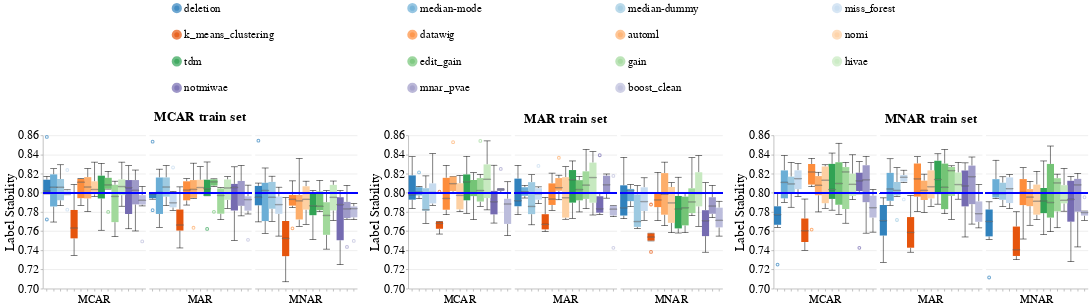

Notebook code cell kept with this figure:
### Code cell
create_box_plots_for_diff_imputers_v2(dataset_name=DATASET_NAME,
                                      model_name='rf_clf',
                                      metric_name='label_stability',
                                      db_client=db_client)

### Figure 1 — Vega-Lite specification as saved in the notebook (floating-point values rounded to 4 significant figures; data arrays with more than 128 entries replaced by an {"elided": "..."} marker saying what was removed)
{"config": {"view": {"continuousWidth": 400, "continuousHeight": 300, "stroke": null}, "axis": {"labelFontSize": 24, "labelFontWeight": "normal", "titleFontSize": 26, "titleFontWeight": "normal"}, "facet": {"spacing": 5}, "header": {"labelFontSize": 22, "labelOrient": "bottom", "labelPadding": 5, "titleFontSize": 26}, "legend": {"columns": 4, "direction": "horizontal", "labelFontSize": 22, "labelLimit": 400, "orient": "top", "symbolOffset": 250, "symbolStrokeWidth": 10, "titleAnchor": "middle", "titleFontSize": 24, "titleLimit": 300}, "title": {"fontSize": 26}}, "hconcat": [{"data": {"name": "data-3ba5983c9837056f6a838d4fe6fd84e4"}, "facet": {"column": {"field": "Test_Injection_Strategy", "sort": ["MCAR", "MAR", "MNAR"], "title": "MCAR train set", "type": "nominal"}}, "spec": {"layer": [{"mark": {"type": "boxplot", "median": {"stroke": "black", "strokeWidth": 0.7}, "ticks": true}, "encoding": {"color": {"field": "Null_Imputer_Name", "scale": {"scheme": "category20c"}, "sort": ["deletion", "median-mode", "median-dummy", "miss_forest", "k_means_clustering", "datawig", "automl", "nomi", "tdm", "edit_gain", "gain", "hivae", "notmiwae", "mnar_pvae"], "title": null, "type": "nominal"}, "x": {"axis": {"labels": false}, "field": "Null_Imputer_Name", "sort": ["deletion", "median-mode", "median-dummy", "miss_forest", "k_means_clustering", "datawig", "automl", "nomi", "tdm", "edit_gain", "gain", "hivae", "notmiwae", "mnar_pvae"], "title": null, "type": "nominal"}, "y": {"field": "Metric_Value", "scale": {"zero": false}, "title": "Label Stability", "type": "quantitative"}}}, {"mark": "rule", "encoding": {"color": {"value": "blue"}, "size": {"value": 2}, "y": {"field": "Baseline_Median", "type": "quantitative"}}}], "width": 200}}, {"data": {"name": "data-e92bbe23ec7084aff0362e58e85eb248"}, "facet": {"column": {"field": "Test_Injection_Strategy", "sort": ["MCAR", "MAR", "MNAR"], "title": "MAR train set", "type": "nominal"}}, "spec": {"layer": [{"mark": {"type": "boxplot", "median": {"stroke": "black", "strokeWidth": 0.7}, "ticks": true}, "encoding": {"color": {"field": "Null_Imputer_Name", "scale": {"scheme": "category20c"}, "sort": ["deletion", "median-mode", "median-dummy", "miss_forest", "k_means_clustering", "datawig", "automl", "nomi", "tdm", "edit_gain", "gain", "hivae", "notmiwae", "mnar_pvae"], "title": null, "type": "nominal"}, "x": {"axis": {"labels": false}, "field": "Null_Imputer_Name", "sort": ["deletion", "median-mode", "median-dummy", "miss_forest", "k_means_clustering", "datawig", "automl", "nomi", "tdm", "edit_gain", "gain", "hivae", "notmiwae", "mnar_pvae"], "title": null, "type": "nominal"}, "y": {"field": "Metric_Value", "scale": {"zero": false}, "title": "Label Stability", "type": "quantitative"}}}, {"mark": "rule", "encoding": {"color": {"value": "blue"}, "size": {"value": 2}, "y": {"field": "Baseline_Median", "type": "quantitative"}}}], "width": 200}}, {"data": {"name": "data-09132fee109cbdcc3061cdf387fba886"}, "facet": {"column": {"field": "Test_Injection_Strategy", "sort": ["MCAR", "MAR", "MNAR"], "title": "MNAR train set", "type": "nominal"}}, "spec": {"layer": [{"mark": {"type": "boxplot", "median": {"stroke": "black", "strokeWidth": 0.7}, "ticks": true}, "encoding": {"color": {"field": "Null_Imputer_Name", "scale": {"scheme": "category20c"}, "sort": ["deletion", "median-mode", "median-dummy", "miss_forest", "k_means_clustering", "datawig", "automl", "nomi", "tdm", "edit_gain", "gain", "hivae", "notmiwae", "mnar_pvae"], "title": null, "type": "nominal"}, "x": {"axis": {"labels": false}, "field": "Null_Imputer_Name", "sort": ["deletion", "median-mode", "median-dummy", "miss_forest", "k_means_clustering", "datawig", "automl", "nomi", "tdm", "edit_gain", "gain", "hivae", "notmiwae", "mnar_pvae"], "title": null, "type": "nominal"}, "y": {"field": "Metric_Value", "scale": {"zero": false}, "title": "Label Stability", "type": "quantitative"}}}, {"mark": "rule", "encoding": {"color": {"value": "blue"}, "size": {"value": 2}, "y": {"field": "Baseline_Median", "type": "quantitative"}}}], "width": 200}}], "resolve": {"scale": {"color": "shared", "y": "shared"}}, "$schema": "https://vega.github.io/schema/vega-lite/v4.17.0.json", "datasets": {"data-3ba5983c9837056f6a838d4fe6fd84e4": {"elided": "270 records"}, "data-e92bbe23ec7084aff0362e58e85eb248": {"elided": "270 records"}, "data-09132fee109cbdcc3061cdf387fba886": {"elided": "270 records"}}}
